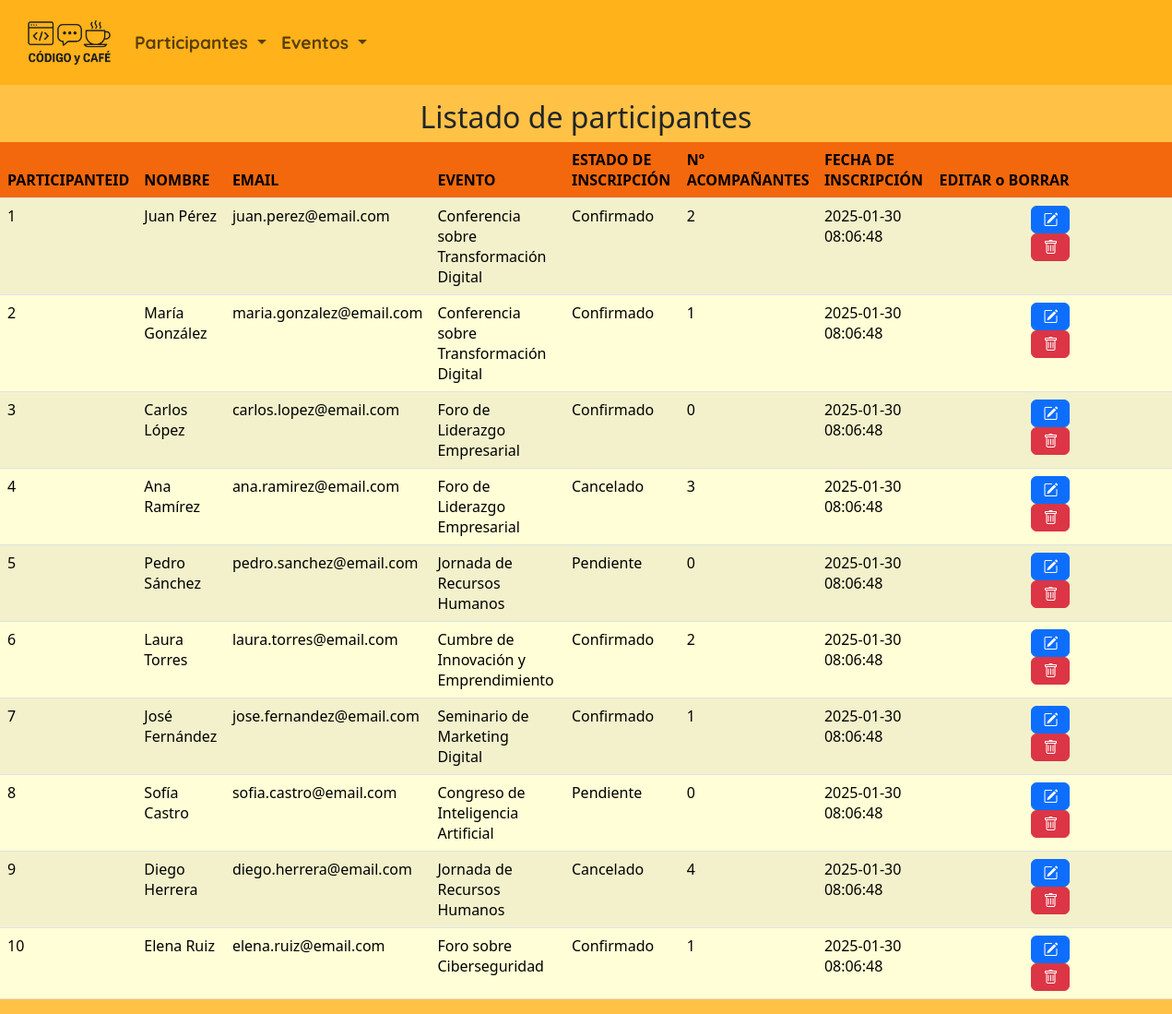
Page /listado_participantes.php on the committed database.
### tables this page shows
CREATE TABLE `participantes` (
  `participante_id` int NOT NULL,
  `participante_nombre` varchar(255) NOT NULL,
  `participante_email` varchar(255) NOT NULL,
  `evento_id` int NOT NULL,
  `inscripcion_estado` enum('Pendiente','Confirmado','Cancelado') DEFAULT 'Pendiente',
  `numero_acompanantes` int DEFAULT '0',
  `inscripcion_fecha` timestamp NULL DEFAULT CURRENT_TIMESTAMP
);

CREATE TABLE `eventos` (
  `evento_id` int NOT NULL,
  `evento_nombre` varchar(255) NOT NULL,
  `evento_descripcion` text,
  `evento_imagen` varchar(255) DEFAULT NULL,
  `evento_fecha` datetime NOT NULL,
  `evento_localizacion` varchar(255) NOT NULL,
  `evento_organizador` varchar(255) DEFAULT NULL
);

### listado_participantes.php (the view, shortened to what this page needs)
<?php
$conexion = obtenerConexion();
if (isset($_GET['lstEventoP'])) {
    $eventoid = $_GET['lstEventoP'];
    $sql = "SELECT p.*, e.evento_nombre AS evento FROM participantes p, eventos e
    WHERE p.evento_id = e.evento_id AND p.evento_id = $eventoid ORDER BY p.participante_id ASC;";
} else {
    $sql = "SELECT p.*, e.evento_nombre AS evento FROM participantes p, eventos e
    WHERE p.evento_id = e.evento_id ORDER BY p.participante_id ASC;";
}
$resultado = mysqli_query($conexion, $sql);
$mensaje = "<h2 class='text-center'>Listado de participantes</h2>";
$mensaje .= "<table class='table table-striped'>";
$mensaje .= "<thead><tr><th>PARTICIPANTEID</th><th>NOMBRE</th><th>EMAIL</th><th>EVENTO</th><th>ESTADO DE INSCRIPCIÓN</th><th>Nº ACOMPAÑANTES</th><th>FECHA DE INSCRIPCIÓN</th><th>EDITAR o BORRAR</th></tr></thead>";
$mensaje .= "<tbody>";
while ($fila = mysqli_fetch_assoc($resultado)) {
    $mensaje .= "<tr><td>" . $fila['participante_id'] . "</td>";
    $mensaje .= "<td>" . $fila['participante_nombre'] . "</td>";
    $mensaje .= "<td>" . $fila['participante_email'] . "</td>";
    $mensaje .= "<td>" . $fila['evento'] . "</td>";
    $mensaje .= "<td>" . $fila['inscripcion_estado'] . "</td>";
    $mensaje .= "<td>" . $fila['numero_acompanantes'] . "</td>";
    $mensaje .= "<td>" . $fila['inscripcion_fecha'] . "</td>";
    $mensaje .= "<td><form class='d-inline me-1' action='editar_participante.php' method='post'>";
    $mensaje .= "<input type='hidden' name='participante' value='" . htmlspecialchars(json_encode($fila),ENT_QUOTES) . "' />";
    $mensaje .= "<button name='Editar' class='btn btn-primary'><i class='bi bi-pencil-square'></i></button></form>";
    $mensaje .= "<form class='d-inline' action='proceso_borrar_participante.php' method='post'>";
    $mensaje .= "<input type='hidden' name='idparticipante' value='" . $fila['participante_id']  . "' />";
    $mensaje .= "<button name='Borrar' class='btn btn-danger'><i class='bi bi-trash'></i></button></form>";
    $mensaje .= "</td></tr>";
}
$mensaje .= "</tbody></table>";
echo $mensaje;
?>

### rows in the picture
participantes: participante_id "1", participante_nombre "Juan Pérez", participante_email "juan.perez@email.com", evento.evento_nombre "Conferencia sobre Transformación Digital", inscripcion_estado "Confirmado", numero_acompanantes "2", inscripcion_fecha "2025-01-30 08:06:48"
participantes: participante_id "2", participante_nombre "María González", participante_email "maria.gonzalez@email.com", evento.evento_nombre "Conferencia sobre Transformación Digital", inscripcion_estado "Confirmado", numero_acompanantes "1", inscripcion_fecha "2025-01-30 08:06:48"
participantes: participante_id "3", participante_nombre "Carlos López", participante_email "carlos.lopez@email.com", evento.evento_nombre "Foro de Liderazgo Empresarial", inscripcion_estado "Confirmado", numero_acompanantes "0", inscripcion_fecha "2025-01-30 08:06:48"
participantes: participante_id "4", participante_nombre "Ana Ramírez", participante_email "ana.ramirez@email.com", evento.evento_nombre "Foro de Liderazgo Empresarial", inscripcion_estado "Cancelado", numero_acompanantes "3", inscripcion_fecha "2025-01-30 08:06:48"
participantes: participante_id "5", participante_nombre "Pedro Sánchez", participante_email "pedro.sanchez@email.com", evento.evento_nombre "Jornada de Recursos Humanos", inscripcion_estado "Pendiente", numero_acompanantes "0", inscripcion_fecha "2025-01-30 08:06:48"
participantes: participante_id "6", participante_nombre "Laura Torres", participante_email "laura.torres@email.com", evento.evento_nombre "Cumbre de Innovación y Emprendimiento", inscripcion_estado "Confirmado", numero_acompanantes "2", inscripcion_fecha "2025-01-30 08:06:48"
participantes: participante_id "7", participante_nombre "José Fernández", participante_email "jose.fernandez@email.com", evento.evento_nombre "Seminario de Marketing Digital", inscripcion_estado "Confirmado", numero_acompanantes "1", inscripcion_fecha "2025-01-30 08:06:48"
participantes: participante_id "8", participante_nombre "Sofía Castro", participante_email "sofia.castro@email.com", evento.evento_nombre "Congreso de Inteligencia Artificial", inscripcion_estado "Pendiente", numero_acompanantes "0", inscripcion_fecha "2025-01-30 08:06:48"
participantes: participante_id "9", participante_nombre "Diego Herrera", participante_email "diego.herrera@email.com", evento.evento_nombre "Jornada de Recursos Humanos", inscripcion_estado "Cancelado", numero_acompanantes "4", inscripcion_fecha "2025-01-30 08:06:48"
participantes: participante_id "10", participante_nombre "Elena Ruiz", participante_email "elena.ruiz@email.com", evento.evento_nombre "Foro sobre Ciberseguridad", inscripcion_estado "Confirmado", numero_acompanantes "1", inscripcion_fecha "2025-01-30 08:06:48"
